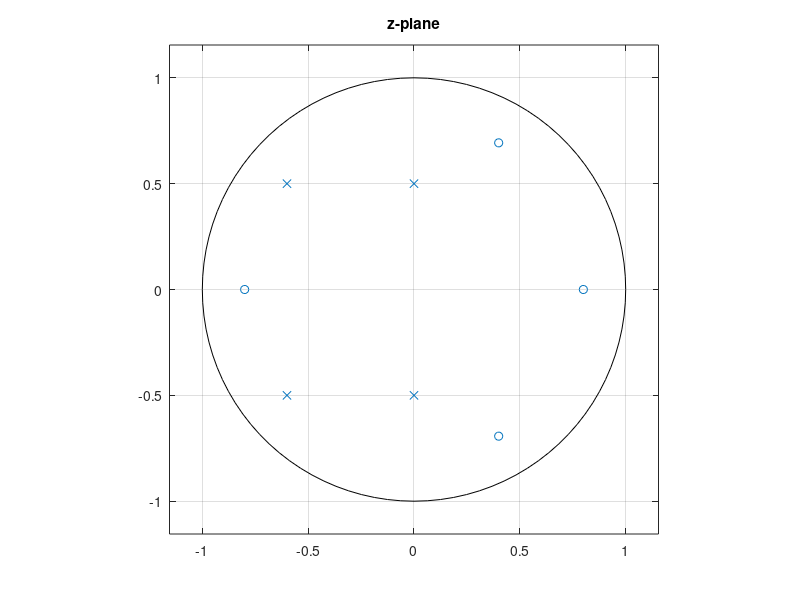
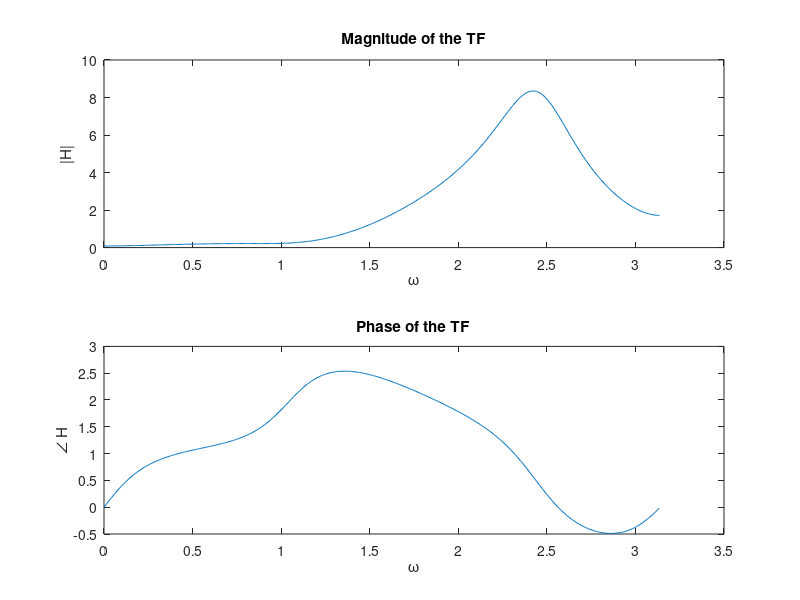
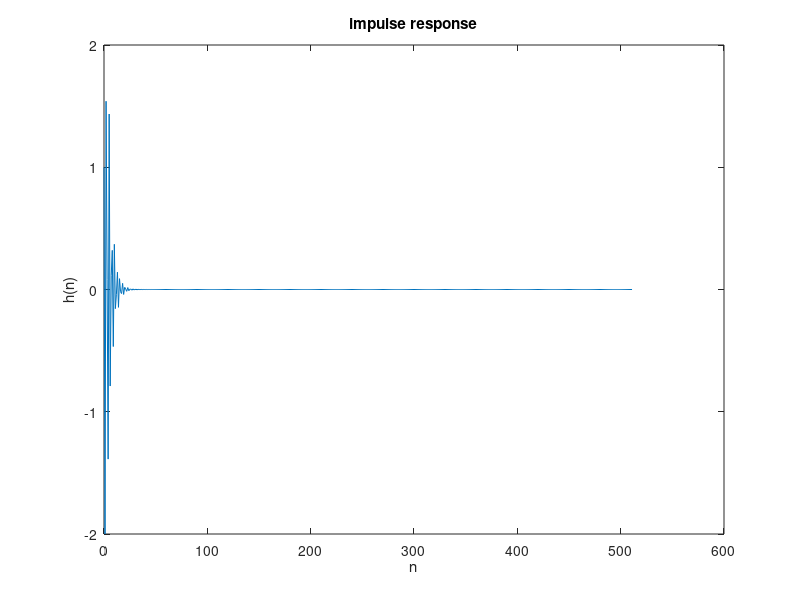

Recreate these plots in MATLAB, in order.
clear all
close all
clc

%Given a filter with H(z)
% z=[0.8, ?0.8, 0.8e^(?j\pi/3),0.8e^(j\pi/3)]
% p=[0+0.5j, 0?0.5j, ?0.6+0.5j, ?0.6?0.5j]

z=[0.8, -0.8, 0.8*exp(-1i*pi/3),0.8*exp(1i*pi/3)].';
p=[0+0.5*1i, 0-0.5*1i, -0.6+0.5*1i, -0.6-0.5*1i].';

%% 1. Plot the z-plane

figure;
zplane(z,p);
title('z-plane');
%% 2. Find the corresponding difference equations B(z) and A(z)

b=poly(z);
a=poly(p);

%% 3. Plot the transfer function and the impulse response of H(z) 
% in 1024 points
N=512;
[H,w]=freqz(b,a,N);
h=filter(b,a,[1,zeros(1,N-1)]);

figure; 
subplot(2,1,1);
plot(w,abs(H));
xlabel('\omega');
ylabel('|H|');
title('Magnitude of the TF');
subplot(2,1,2);
plot(w,angle(H));
xlabel('\omega');
ylabel('\angle H');
title('Phase of the TF');

figure;
plot([0:N-1],h);
xlabel('n');
ylabel('h(n)');
title('impulse response');
